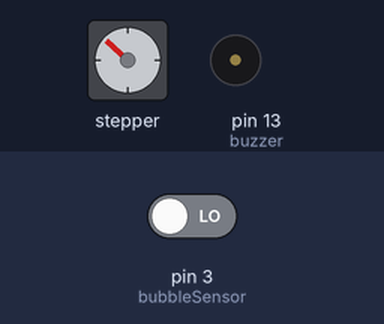
This sketch was run on a simulated Arduino Uno, built with avr-gcc and run on an emulated ATmega328P. Shown: stepper motor, buzzer (waves = sounding, pin HIGH). The test bench sets the inputs (shaded band); at power-on: pin 3 (bubbleSensor) LOW. Stepper angles assume 200 steps per turn.

Above: at 1.2 s.
1.3 s: pin 3 (bubbleSensor) driven HIGH
At 1.6 s:
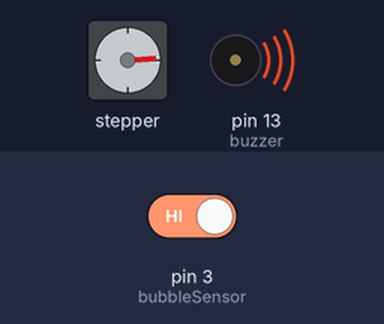
4.3 s: pin 3 (bubbleSensor) driven LOW
At 4.45 s:
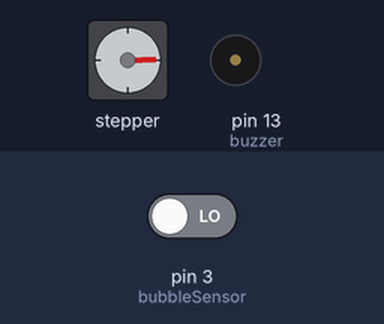
7.3 s: pin 3 (bubbleSensor) driven HIGH
At 7.7 s:
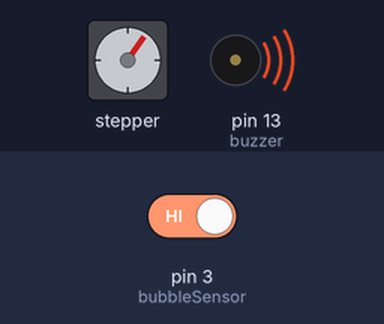
10.3 s: pin 3 (bubbleSensor) driven LOW
At 10.45 s:
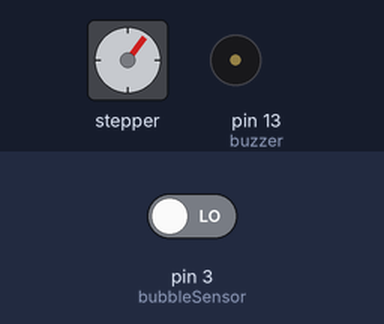
13.3 s: pin 3 (bubbleSensor) driven HIGH
At 13.7 s:
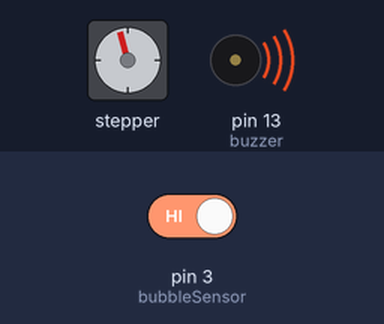
Timing chart, 0 to 17.3 s (numbered marks = the images above; inputs shaded):
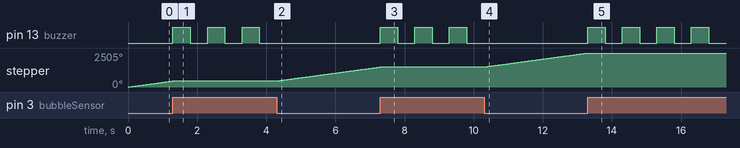

The sketch:

pump_with_libryr_try.ino
```cpp
const int stepPin = 8;
const int dirPin = 9;
int buzzer = 13;
int bubbleSensor = 3;

#include <AccelStepper.h>
AccelStepper stepper(AccelStepper::DRIVER, 8, 9);

void setup() {
  pinMode(bubbleSensor, INPUT);
  pinMode(buzzer, OUTPUT);
  pinMode(stepPin,OUTPUT);
  pinMode(dirPin,OUTPUT);
  Serial.begin(9600);
  stepper.setMaxSpeed(10000);
  stepper.setSpeed(200);

}

void loop() {


if (digitalRead(bubbleSensor) == HIGH){
  digitalWrite(buzzer, HIGH);
  delay(500);
  digitalWrite(buzzer, LOW);
  delay(500);
}

else {
  stepper.runSpeed();
}}
```

Measured:
- after the input at 1.3 s, pin 13 (buzzer): alternates HIGH for 0.50 s and LOW for 0.50 s, starting at once
- after the input at 4.3 s, pin 13 (buzzer): stops changing and stays LOW; stepper: keeps turning clockwise at about 344°/s, starting at once
- after the input at 7.3 s, pin 13 (buzzer): alternates HIGH for 0.50 s and LOW for 0.50 s, starting at once; stepper: goes on until 7.3 s, then stays 1476°
- after the input at 10.3 s, pin 13 (buzzer): stops changing and stays LOW; stepper: keeps turning clockwise at about 344°/s, starting at once
- after the input at 13.3 s, pin 13 (buzzer): alternates HIGH for 0.50 s and LOW for 0.50 s, starting at once; stepper: goes on until 13.3 s, then stays 2505°
